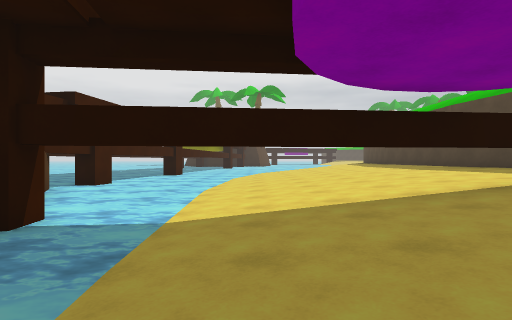
View 1 (above)

23 first-person views from a walk through a Unity game level. The camera is 1.3 m above the floor, looks level and sees 80° across. The floor is counted in squares, 2 m on a side. Each view is taken from the middle of a square. On the plan, view 1 faces up. The plan holds only what a view shows up to about 10 squares ahead; the rest is blank. The place goes on beyond the plan. The player is left out. Surface patterns are stand-ins for the level's own textures.

View 2
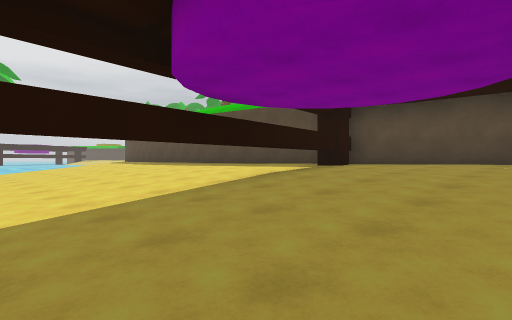

View 3
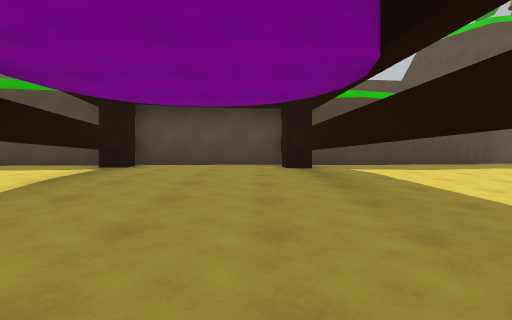

View 4
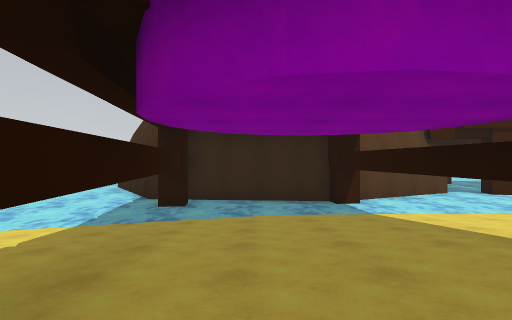

View 5
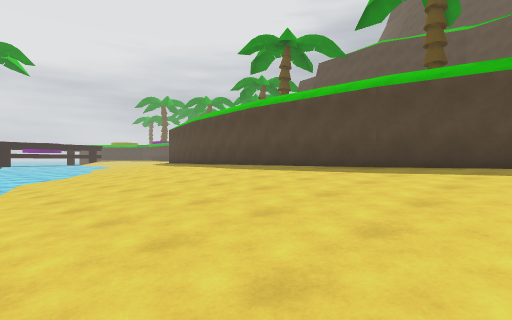

View 6
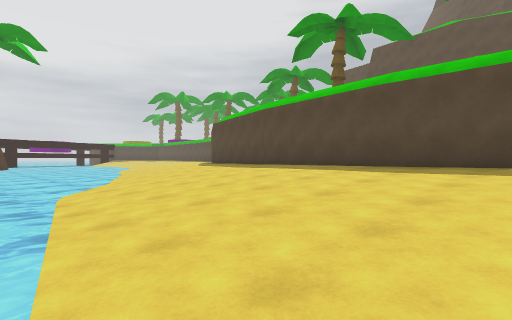

View 7
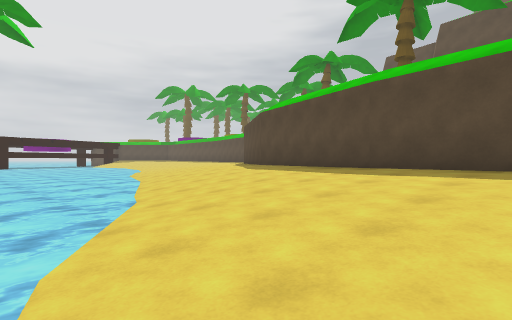

View 8
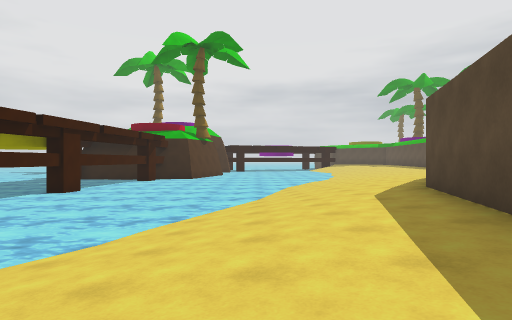

View 9
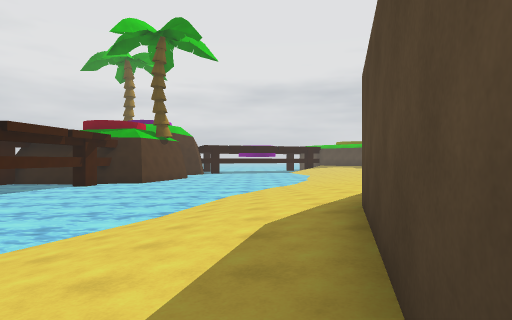

View 10
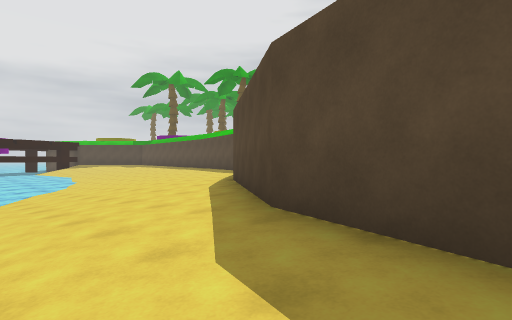

View 11
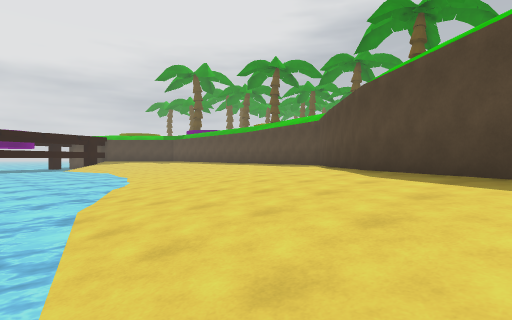

View 12
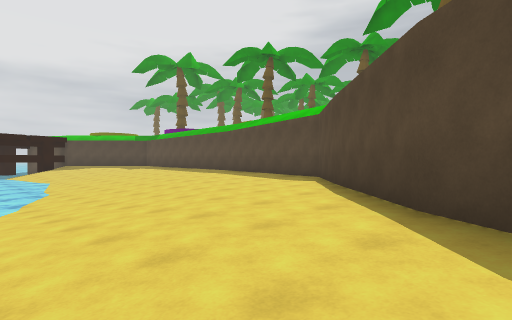

View 13
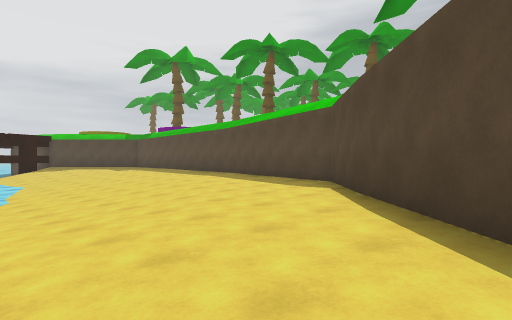

View 14
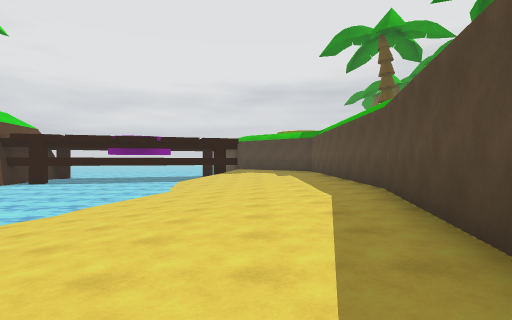

View 15
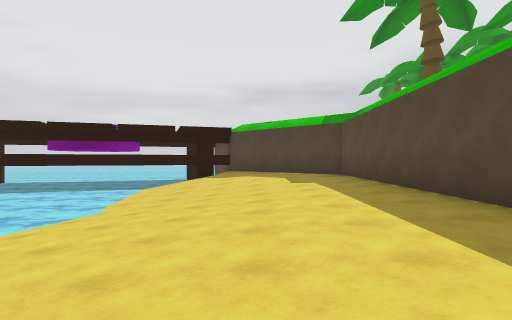

View 16
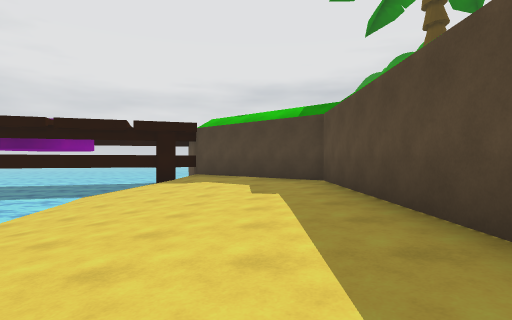

View 17
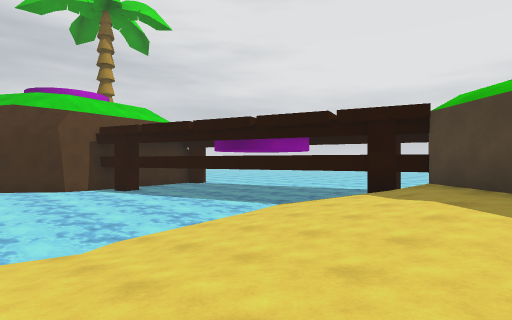

View 18
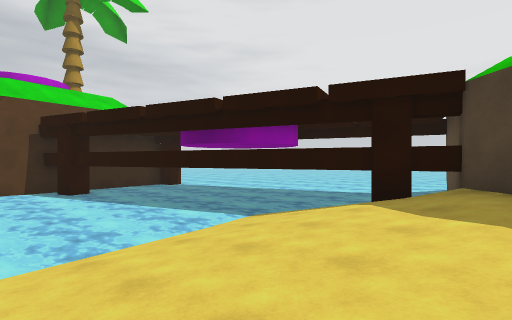

View 19
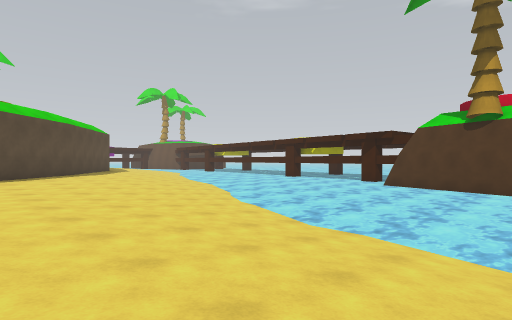

View 20
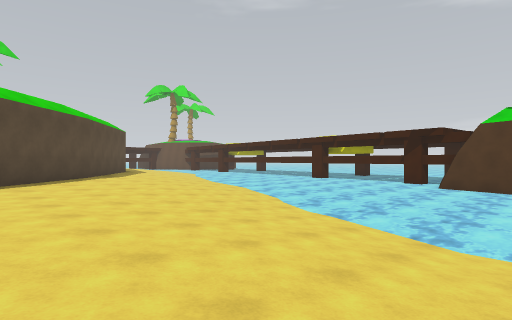

View 21
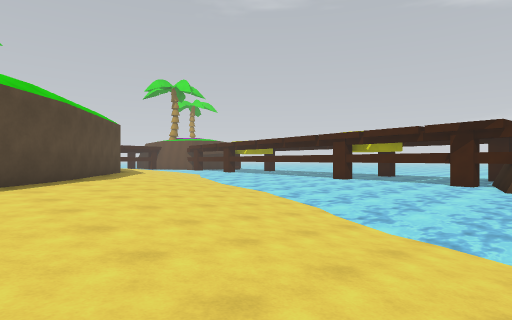

View 22
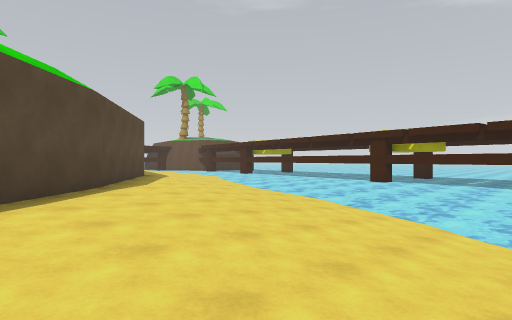

View 23
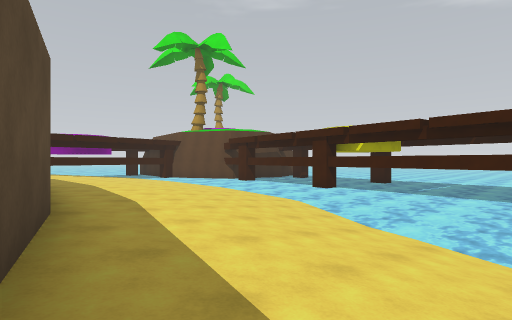

### Floor plan
Key: @ floor where view 1 was taken; # wall or solid block; x gap in a wall; . main floor; : floor 0.25 m higher than the main floor; - floor 0.25 m lower than the main floor; _ floor 0.5 m lower than the main floor; < floor 0.75 m lower than the main floor; ~ water the walk can cross; ≈ water the walk keeps out of.
Columns run from 6 left of view 1 to 16 right of it. Each row starts with its distance up from view 1.
 45           ≈≈≈≈≈≈##:##
 44          ≈≈≈≈≈~<_.::##
 43         ≈≈≈≈≈≈~~_-.::##
 42         ≈≈≈≈≈≈~~_-.:::#
 41         ≈≈≈≈≈≈~~<_-.::#
 40         ≈≈≈≈≈≈~~<_-..:#
 39        ≈≈≈≈≈≈≈~~<_-..:#
 38            ≈≈≈~~<_-..:#
 37            ≈≈≈~~<_-..:#
 36        ≈≈≈≈≈≈~~~<_-..:#
 35        #≈≈≈≈≈~~<<_-..:#
 34        #≈≈≈≈≈~~<__-..:#
 33        #≈≈≈≈≈~~<_--..:#
 32      ##≈≈≈≈≈~~~<_--..##
 31       ≈≈≈≈≈~~~<__-...#
 30      ≈≈≈≈≈≈~~~<_--...#
 29       ≈≈≈≈≈~~<__-...:#
 28        ≈≈≈~~<__-...:##
 27     ≈≈≈≈≈≈~~<_--..###
 26     ≈≈≈≈≈≈~<__-..##
 25   ≈≈#≈≈≈≈≈~<_-..##
 24    ≈≈≈≈≈≈~~<--..#
 23    ≈≈≈≈≈≈~~_-..##
 22     ≈≈≈≈~~<_-.##
 21      ≈≈≈~~_-..#
 20 ≈≈≈≈≈≈≈~~<_-.##
 19  ≈≈≈≈≈≈~~_-..#
 18   ≈≈≈≈~~<_-..#
 17    ≈≈~~<_--.:#
 16     ~~~<_-..##
 15      ~~__-..#
 14      ~<_--..#
 13      ~<_--..#
 12      ~<_-...#
 11      ~<_-...#
 10 ≈ ≈~~~<_-...#
  9 ≈≈x~~<<_-...#
  8  ≈≈~~<<_-...#
  7  ≈≈~~<<_-...##
  6   #~~<<_-...:#
  5   #~~<<_--..:#
  4    ~~<<#####x#
  3    #~≈#_--...##
  2    #~~<_--...:#
  1    #~~<_--...:#
  0    #~~@__######
 -1    ≈#~≈##--..#
 -2   ≈≈~~~<__-..##
 -3  ≈≈≈~~~< _-..:#
 -4  ≈≈≈≈~     -..##
 -5  ≈≈≈        ..:#

Positions as (right, up) in squares from view 1, and headings:
1: (0, 0), facing up
2: (-1, 0), facing up-right
3: (-1, 1), facing right
4: (5, 1), facing left
5: (-1, 6), facing up-right
6: (-1, 10), facing up-right
7: (0, 14), facing up-right
8: (4, 15), facing up
9: (6, 17), facing up
10: (5, 19), facing up-right
11: (4, 22), facing up-right
12: (7, 24), facing up-right
13: (8, 25), facing up-right
14: (13, 28), facing up
15: (13, 33), facing up
16: (14, 35), facing up
17: (14, 38), facing up-left
18: (13, 40), facing up-left
19: (13, 37), facing down-left
20: (13, 35), facing down-left
21: (12, 33), facing down-left
22: (12, 31), facing down-left
23: (7, 21), facing down-left
